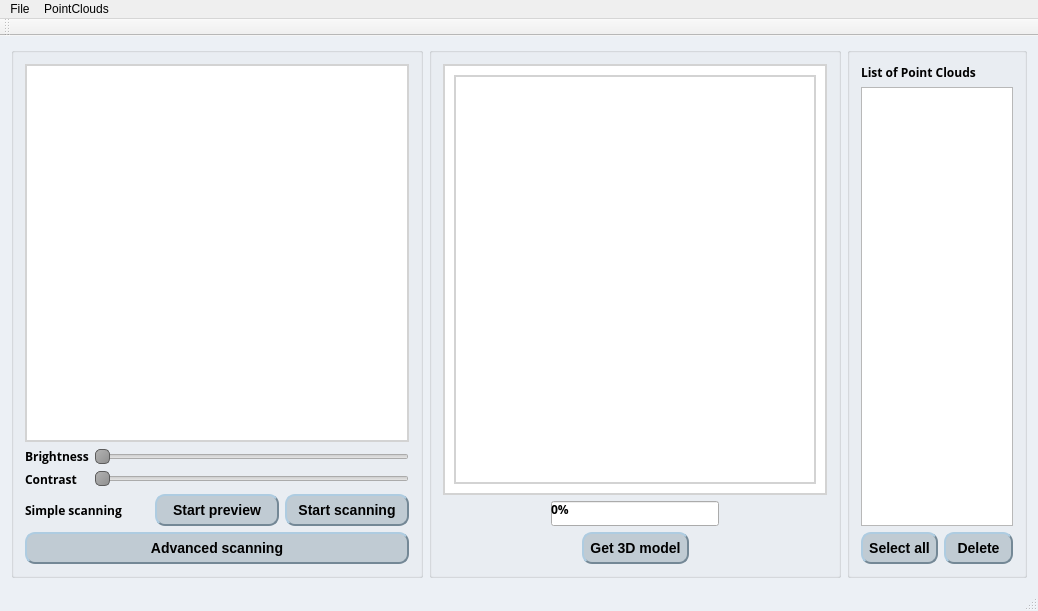
<?xml version="1.0" encoding="UTF-8"?>
<ui version="4.0">
 <class>MainWindow</class>
 <widget class="QMainWindow" name="MainWindow">
  <property name="geometry">
   <rect>
    <x>0</x>
    <y>0</y>
    <width>1038</width>
    <height>611</height>
   </rect>
  </property>
  <property name="windowTitle">
   <string>Sculptura</string>
  </property>
  <property name="styleSheet">
   <string notr="true">QMainWindow
{
    background-color: #ecf0f5;
}</string>
  </property>
  <widget class="QWidget" name="centralWidget">
   <property name="styleSheet">
    <string notr="true">QMainWindow
{
    background-color: #ecf0f5;
}</string>
   </property>
   <layout class="QHBoxLayout" name="horizontalLayout_5">
    <item>
     <widget class="QGroupBox" name="scanningGroupBox">
      <property name="maximumSize">
       <size>
        <width>640</width>
        <height>16777215</height>
       </size>
      </property>
      <property name="title">
       <string/>
      </property>
      <layout class="QVBoxLayout" name="verticalLayout_3">
       <item>
        <widget class="QLabel" name="preview_window">
         <property name="minimumSize">
          <size>
           <width>320</width>
           <height>240</height>
          </size>
         </property>
         <property name="maximumSize">
          <size>
           <width>640</width>
           <height>480</height>
          </size>
         </property>
         <property name="styleSheet">
          <string notr="true">QLabel {
    border: 2px solid lightgray;
    background-color: white;
}</string>
         </property>
         <property name="text">
          <string/>
         </property>
        </widget>
       </item>
       <item>
        <layout class="QHBoxLayout" name="horizontalLayout_3">
         <item>
          <layout class="QVBoxLayout" name="verticalLayout_2">
           <item>
            <widget class="QLabel" name="label_brightness">
             <property name="font">
              <font>
               <family>Open Sans</family>
               <pointsize>9</pointsize>
               <weight>75</weight>
               <bold>true</bold>
              </font>
             </property>
             <property name="text">
              <string>Brightness</string>
             </property>
            </widget>
           </item>
           <item>
            <widget class="QLabel" name="label_contrast">
             <property name="font">
              <font>
               <family>Open Sans</family>
               <pointsize>9</pointsize>
               <weight>75</weight>
               <bold>true</bold>
              </font>
             </property>
             <property name="text">
              <string>Contrast</string>
             </property>
            </widget>
           </item>
          </layout>
         </item>
         <item>
          <layout class="QVBoxLayout" name="verticalLayout">
           <item>
            <widget class="QSlider" name="horizontalSlider_brightness">
             <property name="cursor">
              <cursorShape>PointingHandCursor</cursorShape>
             </property>
             <property name="styleSheet">
              <string notr="true">QSlider::handle:horizontal {
    background: qlineargradient(x1:0, y1:0, x2:1, y2:1, stop:0 #b4b4b4, stop:1 #8f8f8f);
    border: 1px solid #5c5c5c;
    width: 18px;
    margin: -2px 0; /* handle is placed by default on the contents rect of the groove. Expand outside the groove */
    border-radius: 5px;
}</string>
             </property>
             <property name="orientation">
              <enum>Qt::Horizontal</enum>
             </property>
            </widget>
           </item>
           <item>
            <widget class="QSlider" name="horizontalSlider_contrast">
             <property name="cursor">
              <cursorShape>PointingHandCursor</cursorShape>
             </property>
             <property name="styleSheet">
              <string notr="true">QSlider::handle:horizontal {
    background: qlineargradient(x1:0, y1:0, x2:1, y2:1, stop:0 #b4b4b4, stop:1 #8f8f8f);
    border: 1px solid #5c5c5c;
    width: 18px;
    margin: -2px 0; /* handle is placed by default on the contents rect of the groove. Expand outside the groove */
    border-radius: 5px;
}</string>
             </property>
             <property name="orientation">
              <enum>Qt::Horizontal</enum>
             </property>
            </widget>
           </item>
          </layout>
         </item>
        </layout>
       </item>
       <item>
        <layout class="QHBoxLayout" name="horizontalLayout">
         <item>
          <widget class="QLabel" name="label_simple_scanning">
           <property name="font">
            <font>
             <family>Open Sans</family>
             <pointsize>9</pointsize>
             <weight>75</weight>
             <bold>true</bold>
            </font>
           </property>
           <property name="text">
            <string>Simple scanning</string>
           </property>
          </widget>
         </item>
         <item>
          <widget class="QPushButton" name="start_preview">
           <property name="enabled">
            <bool>true</bool>
           </property>
           <property name="cursor">
            <cursorShape>PointingHandCursor</cursorShape>
           </property>
           <property name="styleSheet">
            <string notr="true">QPushButton {
    background-color: #c0cbd3;
    border-style: outset;
    border-width: 2px;
    border-radius: 10px;
    border-color: #748896;
    font: bold 14px;
    padding: 6px;
}
QPushButton:pressed {
    background-color: #748896;
    border-style: inset;
}</string>
           </property>
           <property name="text">
            <string>Start preview</string>
           </property>
          </widget>
         </item>
         <item>
          <widget class="QPushButton" name="start_scanning">
           <property name="enabled">
            <bool>true</bool>
           </property>
           <property name="cursor">
            <cursorShape>PointingHandCursor</cursorShape>
           </property>
           <property name="styleSheet">
            <string notr="true">QPushButton {
    background-color: #c0cbd3;
    border-style: outset;
    border-width: 2px;
    border-radius: 10px;
    border-color: #748896;
    font: bold 14px;
    padding: 6px;
}
QPushButton:pressed {
    background-color: #748896;
    border-style: inset;
}</string>
           </property>
           <property name="text">
            <string>Start scanning</string>
           </property>
          </widget>
         </item>
        </layout>
       </item>
       <item>
        <widget class="QPushButton" name="advanced_scanning">
         <property name="enabled">
          <bool>true</bool>
         </property>
         <property name="cursor">
          <cursorShape>PointingHandCursor</cursorShape>
         </property>
         <property name="styleSheet">
          <string notr="true">QPushButton {
    background-color: #c0cbd3;
    border-style: outset;
    border-width: 2px;
    border-radius: 10px;
    border-color: #748896;
    font: bold 14px;
    padding: 6px;
}
QPushButton:pressed {
    background-color: #748896;
    border-style: inset;
}</string>
         </property>
         <property name="text">
          <string>Advanced scanning</string>
         </property>
        </widget>
       </item>
      </layout>
     </widget>
    </item>
    <item>
     <widget class="QGroupBox" name="reconstructionGroupBox">
      <property name="title">
       <string/>
      </property>
      <layout class="QVBoxLayout" name="verticalLayout_4">
       <item>
        <widget class="QWidget" name="widget" native="true">
         <property name="minimumSize">
          <size>
           <width>320</width>
           <height>320</height>
          </size>
         </property>
         <property name="styleSheet">
          <string notr="true">QWidget {
    border: 2px solid lightgray;
    background-color: white;
}</string>
         </property>
         <layout class="QGridLayout" name="gridLayout">
          <item row="0" column="0">
           <widget class="QVTKWidget" name="vtkWindow" native="true">
            <property name="minimumSize">
             <size>
              <width>320</width>
              <height>320</height>
             </size>
            </property>
            <property name="styleSheet">
             <string notr="true"/>
            </property>
           </widget>
          </item>
         </layout>
        </widget>
       </item>
       <item>
        <layout class="QHBoxLayout" name="horizontalLayout_4">
         <item>
          <spacer name="horizontalSpacer">
           <property name="orientation">
            <enum>Qt::Horizontal</enum>
           </property>
           <property name="sizeHint" stdset="0">
            <size>
             <width>40</width>
             <height>20</height>
            </size>
           </property>
          </spacer>
         </item>
         <item>
          <widget class="QProgressBar" name="progressBar">
           <property name="enabled">
            <bool>true</bool>
           </property>
           <property name="font">
            <font>
             <family>Open Sans</family>
             <weight>75</weight>
             <bold>true</bold>
            </font>
           </property>
           <property name="styleSheet">
            <string notr="true">QProgressBar::chunk {
    background-color: #05B8CC;
    width: 20px;
}</string>
           </property>
           <property name="value">
            <number>0</number>
           </property>
          </widget>
         </item>
         <item>
          <spacer name="horizontalSpacer_2">
           <property name="orientation">
            <enum>Qt::Horizontal</enum>
           </property>
           <property name="sizeHint" stdset="0">
            <size>
             <width>40</width>
             <height>20</height>
            </size>
           </property>
          </spacer>
         </item>
        </layout>
       </item>
       <item>
        <layout class="QHBoxLayout" name="horizontalLayout_6">
         <item>
          <spacer name="horizontalSpacer_4">
           <property name="orientation">
            <enum>Qt::Horizontal</enum>
           </property>
           <property name="sizeHint" stdset="0">
            <size>
             <width>40</width>
             <height>20</height>
            </size>
           </property>
          </spacer>
         </item>
         <item>
          <widget class="QPushButton" name="get_3D_model">
           <property name="enabled">
            <bool>true</bool>
           </property>
           <property name="cursor">
            <cursorShape>PointingHandCursor</cursorShape>
           </property>
           <property name="styleSheet">
            <string notr="true">QPushButton {
    background-color: #c0cbd3;
    border-style: outset;
    border-width: 2px;
    border-radius: 10px;
    border-color: #748896;
    font: bold 14px;
    padding: 6px;
}
QPushButton:pressed {
    background-color: #748896;
    border-style: inset;
}</string>
           </property>
           <property name="text">
            <string>Get 3D model</string>
           </property>
          </widget>
         </item>
         <item>
          <spacer name="horizontalSpacer_3">
           <property name="orientation">
            <enum>Qt::Horizontal</enum>
           </property>
           <property name="sizeHint" stdset="0">
            <size>
             <width>40</width>
             <height>20</height>
            </size>
           </property>
          </spacer>
         </item>
        </layout>
       </item>
      </layout>
     </widget>
    </item>
    <item>
     <widget class="QGroupBox" name="ListGroupBox">
      <property name="minimumSize">
       <size>
        <width>150</width>
        <height>0</height>
       </size>
      </property>
      <property name="maximumSize">
       <size>
        <width>180</width>
        <height>16777215</height>
       </size>
      </property>
      <property name="title">
       <string/>
      </property>
      <layout class="QVBoxLayout" name="verticalLayout_5">
       <item>
        <widget class="QLabel" name="list_pc">
         <property name="font">
          <font>
           <family>Open Sans</family>
           <pointsize>9</pointsize>
           <weight>75</weight>
           <bold>true</bold>
          </font>
         </property>
         <property name="text">
          <string>List of Point Clouds</string>
         </property>
        </widget>
       </item>
       <item>
        <widget class="QListView" name="listPointClouds">
         <property name="minimumSize">
          <size>
           <width>150</width>
           <height>250</height>
          </size>
         </property>
         <property name="maximumSize">
          <size>
           <width>170</width>
           <height>16777215</height>
          </size>
         </property>
         <property name="editTriggers">
          <set>QAbstractItemView::NoEditTriggers</set>
         </property>
         <property name="isWrapping" stdset="0">
          <bool>false</bool>
         </property>
         <property name="uniformItemSizes">
          <bool>false</bool>
         </property>
         <property name="wordWrap">
          <bool>false</bool>
         </property>
        </widget>
       </item>
       <item>
        <layout class="QHBoxLayout" name="horizontalLayout_2">
         <item>
          <widget class="QPushButton" name="selectall">
           <property name="enabled">
            <bool>true</bool>
           </property>
           <property name="cursor">
            <cursorShape>PointingHandCursor</cursorShape>
           </property>
           <property name="styleSheet">
            <string notr="true">QPushButton {
    background-color: #c0cbd3;
    border-style: outset;
    border-width: 2px;
    border-radius: 10px;
    border-color: #748896;
    font: bold 14px;
    padding: 6px;
}
QPushButton:pressed {
    background-color: #748896;
    border-style: inset;
}</string>
           </property>
           <property name="text">
            <string>Select all</string>
           </property>
          </widget>
         </item>
         <item>
          <widget class="QPushButton" name="deletePointCloud">
           <property name="enabled">
            <bool>true</bool>
           </property>
           <property name="cursor">
            <cursorShape>PointingHandCursor</cursorShape>
           </property>
           <property name="styleSheet">
            <string notr="true">QPushButton {
    background-color: #c0cbd3;
    border-style: outset;
    border-width: 2px;
    border-radius: 10px;
    border-color: #748896;
    font: bold 14px;
    padding: 6px;
}
QPushButton:pressed {
    background-color: #748896;
    border-style: inset;
}</string>
           </property>
           <property name="text">
            <string>Delete</string>
           </property>
          </widget>
         </item>
        </layout>
       </item>
      </layout>
     </widget>
    </item>
   </layout>
   <zorder>ListGroupBox</zorder>
   <zorder>scanningGroupBox</zorder>
   <zorder>reconstructionGroupBox</zorder>
  </widget>
  <widget class="QMenuBar" name="menuBar">
   <property name="geometry">
    <rect>
     <x>0</x>
     <y>0</y>
     <width>1038</width>
     <height>26</height>
    </rect>
   </property>
   <widget class="QMenu" name="menuFile">
    <property name="title">
     <string>File</string>
    </property>
    <addaction name="actionNew"/>
    <addaction name="actionOpen"/>
    <addaction name="actionSave_as"/>
   </widget>
   <widget class="QMenu" name="menuPointClouds">
    <property name="title">
     <string>PointClouds</string>
    </property>
    <addaction name="actionOpen_PointClouds"/>
   </widget>
   <addaction name="menuFile"/>
   <addaction name="menuPointClouds"/>
  </widget>
  <widget class="QToolBar" name="mainToolBar">
   <attribute name="toolBarArea">
    <enum>TopToolBarArea</enum>
   </attribute>
   <attribute name="toolBarBreak">
    <bool>false</bool>
   </attribute>
  </widget>
  <widget class="QStatusBar" name="statusBar"/>
  <action name="actionNew">
   <property name="icon">
    <iconset resource="icons.qrc">
     <normaloff>:/images/sheet.png</normaloff>:/images/sheet.png</iconset>
   </property>
   <property name="text">
    <string>New</string>
   </property>
  </action>
  <action name="actionOpen">
   <property name="icon">
    <iconset resource="icons.qrc">
     <normaloff>:/images/Folder.png</normaloff>:/images/Folder.png</iconset>
   </property>
   <property name="text">
    <string>Open</string>
   </property>
  </action>
  <action name="actionSave_as">
   <property name="icon">
    <iconset resource="icons.qrc">
     <normaloff>:/images/diskette.png</normaloff>:/images/diskette.png</iconset>
   </property>
   <property name="text">
    <string>Save as</string>
   </property>
  </action>
  <action name="actionOpen_PointClouds">
   <property name="icon">
    <iconset resource="icons.qrc">
     <normaloff>:/images/cloud.png</normaloff>:/images/cloud.png</iconset>
   </property>
   <property name="text">
    <string>Open PointClouds</string>
   </property>
  </action>
 </widget>
 <layoutdefault spacing="6" margin="11"/>
 <customwidgets>
  <customwidget>
   <class>QVTKWidget</class>
   <extends>QWidget</extends>
   <header>QVTKWidget.h</header>
  </customwidget>
 </customwidgets>
 <resources>
  <include location="icons.qrc"/>
 </resources>
 <connections/>
</ui>
